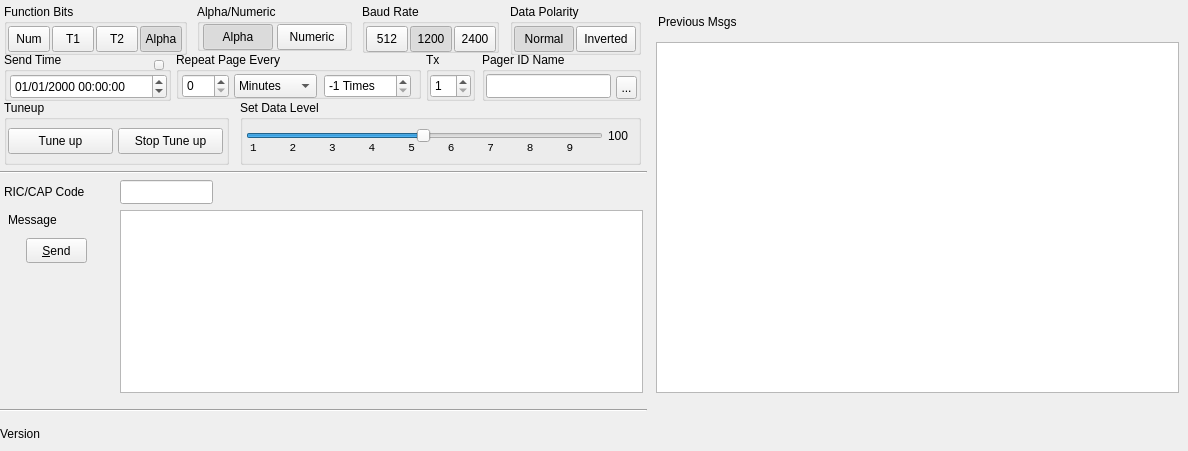
      <widget class="QWidget" name="tabPageEnter">
       <attribute name="title">
        <string>Page Entry</string>
       </attribute>
       <widget class="QTextEdit" name="teMessage">
        <property name="geometry">
         <rect>
          <x>120</x>
          <y>210</y>
          <width>523</width>
          <height>183</height>
         </rect>
        </property>
        <property name="tabChangesFocus">
         <bool>true</bool>
        </property>
        <property name="html">
         <string>&lt;!DOCTYPE HTML PUBLIC &quot;-//W3C//DTD HTML 4.0//EN&quot; &quot;http://www.w3.org/TR/REC-html40/strict.dtd&quot;&gt;
&lt;html&gt;&lt;head&gt;&lt;meta name=&quot;qrichtext&quot; content=&quot;1&quot; /&gt;&lt;meta charset=&quot;utf-8&quot; /&gt;&lt;style type=&quot;text/css&quot;&gt;
p, li { white-space: pre-wrap; }
hr { height: 1px; border-width: 0; }
li.unchecked::marker { content: &quot;\2610&quot;; }
li.checked::marker { content: &quot;\2612&quot;; }
&lt;/style&gt;&lt;/head&gt;&lt;body style=&quot; font-family:'Noto Sans'; font-size:10pt; font-weight:400; font-style:normal;&quot;&gt;
&lt;p style=&quot;-qt-paragraph-type:empty; margin-top:0px; margin-bottom:0px; margin-left:0px; margin-right:0px; -qt-block-indent:0; text-indent:0px; font-family:'Sans Serif'; font-size:9pt;&quot;&gt;&lt;br /&gt;&lt;/p&gt;&lt;/body&gt;&lt;/html&gt;</string>
        </property>
       </widget>
       <widget class="QLabel" name="label">
        <property name="geometry">
         <rect>
          <x>4</x>
          <y>184</y>
          <width>93</width>
          <height>16</height>
         </rect>
        </property>
        <property name="text">
         <string>RIC/CAP Code</string>
        </property>
       </widget>
       <widget class="QLabel" name="label_4">
        <property name="geometry">
         <rect>
          <x>8</x>
          <y>212</y>
          <width>69</width>
          <height>16</height>
         </rect>
        </property>
        <property name="text">
         <string>Message</string>
        </property>
       </widget>
       <widget class="QLineEdit" name="leRic">
        <property name="geometry">
         <rect>
          <x>120</x>
          <y>180</y>
          <width>93</width>
          <height>24</height>
         </rect>
        </property>
        <property name="maxLength">
         <number>7</number>
        </property>
       </widget>
       <widget class="QPushButton" name="pbSend">
        <property name="geometry">
         <rect>
          <x>26</x>
          <y>238</y>
          <width>61</width>
          <height>25</height>
         </rect>
        </property>
        <property name="text">
         <string>&amp;Send</string>
        </property>
       </widget>
       <widget class="QListWidget" name="lwPrevPages">
        <property name="geometry">
         <rect>
          <x>656</x>
          <y>42</y>
          <width>523</width>
          <height>351</height>
         </rect>
        </property>
       </widget>
       <widget class="QGroupBox" name="gbFunctionBits">
        <property name="geometry">
         <rect>
          <x>4</x>
          <y>4</y>
          <width>183</width>
          <height>51</height>
         </rect>
        </property>
        <property name="title">
         <string>Function Bits</string>
        </property>
        <property name="checkable">
         <bool>false</bool>
        </property>
        <widget class="QToolButton" name="tbFuncNumeric">
         <property name="geometry">
          <rect>
           <x>4</x>
           <y>22</y>
           <width>42</width>
           <height>26</height>
          </rect>
         </property>
         <property name="font">
          <font>
           <pointsize>9</pointsize>
          </font>
         </property>
         <property name="text">
          <string>Num</string>
         </property>
         <property name="iconSize">
          <size>
           <width>23</width>
           <height>23</height>
          </size>
         </property>
         <property name="checkable">
          <bool>true</bool>
         </property>
         <property name="checked">
          <bool>false</bool>
         </property>
         <property name="autoExclusive">
          <bool>true</bool>
         </property>
        </widget>
        <widget class="QToolButton" name="tbFuncTone1">
         <property name="geometry">
          <rect>
           <x>48</x>
           <y>22</y>
           <width>42</width>
           <height>26</height>
          </rect>
         </property>
         <property name="font">
          <font>
           <pointsize>9</pointsize>
          </font>
         </property>
         <property name="text">
          <string>T1</string>
         </property>
         <property name="checkable">
          <bool>true</bool>
         </property>
         <property name="checked">
          <bool>false</bool>
         </property>
         <property name="autoExclusive">
          <bool>true</bool>
         </property>
        </widget>
        <widget class="QToolButton" name="tbFuncTone2">
         <property name="geometry">
          <rect>
           <x>92</x>
           <y>22</y>
           <width>42</width>
           <height>26</height>
          </rect>
         </property>
         <property name="font">
          <font>
           <pointsize>9</pointsize>
          </font>
         </property>
         <property name="text">
          <string>T2</string>
         </property>
         <property name="checkable">
          <bool>true</bool>
         </property>
         <property name="checked">
          <bool>false</bool>
         </property>
         <property name="autoExclusive">
          <bool>true</bool>
         </property>
        </widget>
        <widget class="QToolButton" name="tbFuncAlpha">
         <property name="geometry">
          <rect>
           <x>136</x>
           <y>22</y>
           <width>42</width>
           <height>26</height>
          </rect>
         </property>
         <property name="font">
          <font>
           <pointsize>9</pointsize>
          </font>
         </property>
         <property name="text">
          <string>Alpha</string>
         </property>
         <property name="checkable">
          <bool>true</bool>
         </property>
         <property name="checked">
          <bool>true</bool>
         </property>
         <property name="autoExclusive">
          <bool>true</bool>
         </property>
        </widget>
       </widget>
       <widget class="QGroupBox" name="gbBaudRate">
        <property name="geometry">
         <rect>
          <x>362</x>
          <y>4</y>
          <width>137</width>
          <height>49</height>
         </rect>
        </property>
        <property name="title">
         <string>Baud Rate</string>
        </property>
        <widget class="QToolButton" name="tb512">
         <property name="geometry">
          <rect>
           <x>4</x>
           <y>22</y>
           <width>42</width>
           <height>26</height>
          </rect>
         </property>
         <property name="text">
          <string>512</string>
         </property>
         <property name="checkable">
          <bool>true</bool>
         </property>
         <property name="autoExclusive">
          <bool>true</bool>
         </property>
        </widget>
        <widget class="QToolButton" name="tb2400">
         <property name="geometry">
          <rect>
           <x>92</x>
           <y>22</y>
           <width>42</width>
           <height>26</height>
          </rect>
         </property>
         <property name="text">
          <string>2400</string>
         </property>
         <property name="checkable">
          <bool>true</bool>
         </property>
         <property name="autoExclusive">
          <bool>true</bool>
         </property>
        </widget>
        <widget class="QToolButton" name="tb1200">
         <property name="geometry">
          <rect>
           <x>48</x>
           <y>22</y>
           <width>42</width>
           <height>26</height>
          </rect>
         </property>
         <property name="text">
          <string>1200</string>
         </property>
         <property name="checkable">
          <bool>true</bool>
         </property>
         <property name="checked">
          <bool>true</bool>
         </property>
         <property name="autoExclusive">
          <bool>true</bool>
         </property>
        </widget>
       </widget>
       <widget class="QGroupBox" name="gbAlphaNumeric">
        <property name="geometry">
         <rect>
          <x>197</x>
          <y>4</y>
          <width>155</width>
          <height>47</height>
         </rect>
        </property>
        <property name="title">
         <string>Alpha/Numeric</string>
        </property>
        <widget class="QToolButton" name="tbAlpha">
         <property name="geometry">
          <rect>
           <x>6</x>
           <y>20</y>
           <width>70</width>
           <height>26</height>
          </rect>
         </property>
         <property name="text">
          <string>Alpha</string>
         </property>
         <property name="checkable">
          <bool>true</bool>
         </property>
         <property name="checked">
          <bool>true</bool>
         </property>
         <property name="autoExclusive">
          <bool>true</bool>
         </property>
        </widget>
        <widget class="QToolButton" name="tbNumeric">
         <property name="geometry">
          <rect>
           <x>80</x>
           <y>20</y>
           <width>70</width>
           <height>26</height>
          </rect>
         </property>
         <property name="text">
          <string>Numeric</string>
         </property>
         <property name="checkable">
          <bool>true</bool>
         </property>
         <property name="autoExclusive">
          <bool>true</bool>
         </property>
        </widget>
       </widget>
       <widget class="QGroupBox" name="gbDataState">
        <property name="geometry">
         <rect>
          <x>510</x>
          <y>4</y>
          <width>131</width>
          <height>51</height>
         </rect>
        </property>
        <property name="title">
         <string>Data Polarity</string>
        </property>
        <widget class="QToolButton" name="tbNormal">
         <property name="geometry">
          <rect>
           <x>4</x>
           <y>22</y>
           <width>60</width>
           <height>26</height>
          </rect>
         </property>
         <property name="text">
          <string>Normal</string>
         </property>
         <property name="checkable">
          <bool>true</bool>
         </property>
         <property name="checked">
          <bool>true</bool>
         </property>
         <property name="autoExclusive">
          <bool>true</bool>
         </property>
        </widget>
        <widget class="QToolButton" name="tbInverted">
         <property name="geometry">
          <rect>
           <x>66</x>
           <y>22</y>
           <width>60</width>
           <height>26</height>
          </rect>
         </property>
         <property name="text">
          <string>Inverted</string>
         </property>
         <property name="checkable">
          <bool>true</bool>
         </property>
         <property name="autoExclusive">
          <bool>true</bool>
         </property>
        </widget>
       </widget>
       <widget class="QGroupBox" name="gbTuneup">
        <property name="geometry">
         <rect>
          <x>4</x>
          <y>100</y>
          <width>225</width>
          <height>65</height>
         </rect>
        </property>
        <property name="title">
         <string>Tuneup</string>
        </property>
        <widget class="QToolButton" name="tbTune">
         <property name="geometry">
          <rect>
           <x>4</x>
           <y>28</y>
           <width>105</width>
           <height>26</height>
          </rect>
         </property>
         <property name="text">
          <string>Tune up</string>
         </property>
        </widget>
        <widget class="QToolButton" name="tbTuneStop">
         <property name="geometry">
          <rect>
           <x>114</x>
           <y>28</y>
           <width>105</width>
           <height>26</height>
          </rect>
         </property>
         <property name="text">
          <string>Stop Tune up</string>
         </property>
        </widget>
       </widget>
       <widget class="QGroupBox" name="gbLevel">
        <property name="geometry">
         <rect>
          <x>240</x>
          <y>100</y>
          <width>401</width>
          <height>65</height>
         </rect>
        </property>
        <property name="title">
         <string>Set Data Level</string>
        </property>
        <widget class="QSlider" name="pocsagLevel">
         <property name="geometry">
          <rect>
           <x>6</x>
           <y>26</y>
           <width>357</width>
           <height>20</height>
          </rect>
         </property>
         <property name="minimum">
          <number>1</number>
         </property>
         <property name="maximum">
          <number>128</number>
         </property>
         <property name="value">
          <number>64</number>
         </property>
         <property name="orientation">
          <enum>Qt::Horizontal</enum>
         </property>
         <property name="invertedAppearance">
          <bool>false</bool>
         </property>
         <property name="invertedControls">
          <bool>true</bool>
         </property>
         <property name="tickPosition">
          <enum>QSlider::NoTicks</enum>
         </property>
         <property name="tickInterval">
          <number>16</number>
         </property>
        </widget>
        <widget class="QLabel" name="label_3">
         <property name="geometry">
          <rect>
           <x>10</x>
           <y>40</y>
           <width>349</width>
           <height>16</height>
          </rect>
         </property>
         <property name="font">
          <font>
           <family>Monospace</family>
           <pointsize>8</pointsize>
           <bold>false</bold>
          </font>
         </property>
         <property name="text">
          <string>1     2     3     4     5     6     7     8     9</string>
         </property>
        </widget>
        <widget class="QLabel" name="levelLabel">
         <property name="geometry">
          <rect>
           <x>368</x>
           <y>28</y>
           <width>29</width>
           <height>16</height>
          </rect>
         </property>
         <property name="text">
          <string>100</string>
         </property>
        </widget>
       </widget>
       <widget class="QLabel" name="label_9">
        <property name="geometry">
         <rect>
          <x>658</x>
          <y>14</y>
          <width>101</width>
          <height>16</height>
         </rect>
        </property>
        <property name="text">
         <string>Previous Msgs</string>
        </property>
       </widget>
       <widget class="Line" name="line">
        <property name="geometry">
         <rect>
          <x>0</x>
          <y>402</y>
          <width>647</width>
          <height>16</height>
         </rect>
        </property>
        <property name="orientation">
         <enum>Qt::Horizontal</enum>
        </property>
       </widget>
       <widget class="Line" name="line_2">
        <property name="geometry">
         <rect>
          <x>0</x>
          <y>164</y>
          <width>647</width>
          <height>16</height>
         </rect>
        </property>
        <property name="orientation">
         <enum>Qt::Horizontal</enum>
        </property>
       </widget>
       <widget class="QLabel" name="verLabel">
        <property name="geometry">
         <rect>
          <x>0</x>
          <y>426</y>
          <width>119</width>
          <height>16</height>
         </rect>
        </property>
        <property name="text">
         <string>Version</string>
        </property>
       </widget>
       <widget class="QGroupBox" name="groupBox">
        <property name="geometry">
         <rect>
          <x>176</x>
          <y>52</y>
          <width>245</width>
          <height>47</height>
         </rect>
        </property>
        <property name="title">
         <string>Repeat Page Every</string>
        </property>
        <widget class="QSpinBox" name="sbPeriodQty">
         <property name="geometry">
          <rect>
           <x>6</x>
           <y>22</y>
           <width>47</width>
           <height>24</height>
          </rect>
         </property>
         <property name="maximum">
          <number>60</number>
         </property>
        </widget>
        <widget class="QComboBox" name="cbPeriod">
         <property name="geometry">
          <rect>
           <x>58</x>
           <y>22</y>
           <width>83</width>
           <height>24</height>
          </rect>
         </property>
         <item>
          <property name="text">
           <string>Minutes</string>
          </property>
         </item>
         <item>
          <property name="text">
           <string>Hours</string>
          </property>
         </item>
         <item>
          <property name="text">
           <string>Days</string>
          </property>
         </item>
         <item>
          <property name="text">
           <string>Weeks</string>
          </property>
         </item>
         <item>
          <property name="text">
           <string>Months</string>
          </property>
         </item>
         <item>
          <property name="text">
           <string>Years</string>
          </property>
         </item>
        </widget>
        <widget class="QSpinBox" name="sbHowMany">
         <property name="geometry">
          <rect>
           <x>148</x>
           <y>22</y>
           <width>87</width>
           <height>24</height>
          </rect>
         </property>
         <property name="suffix">
          <string> Times</string>
         </property>
         <property name="minimum">
          <number>-1</number>
         </property>
         <property name="value">
          <number>-1</number>
         </property>
        </widget>
       </widget>
       <widget class="QGroupBox" name="groupBox_2">
        <property name="geometry">
         <rect>
          <x>4</x>
          <y>52</y>
          <width>167</width>
          <height>49</height>
         </rect>
        </property>
        <property name="title">
         <string>Send Time</string>
        </property>
        <widget class="QDateTimeEdit" name="dtSendTime">
         <property name="geometry">
          <rect>
           <x>6</x>
           <y>22</y>
           <width>157</width>
           <height>25</height>
          </rect>
         </property>
         <property name="wrapping">
          <bool>true</bool>
         </property>
         <property name="accelerated">
          <bool>true</bool>
         </property>
         <property name="displayFormat">
          <string>dd/MM/yyyy HH:mm:ss</string>
         </property>
         <property name="calendarPopup">
          <bool>false</bool>
         </property>
        </widget>
        <widget class="QToolButton" name="tbResetTime">
         <property name="geometry">
          <rect>
           <x>150</x>
           <y>8</y>
           <width>10</width>
           <height>10</height>
          </rect>
         </property>
         <property name="text">
          <string/>
         </property>
        </widget>
       </widget>
       <widget class="QGroupBox" name="groupBox_3">
        <property name="geometry">
         <rect>
          <x>426</x>
          <y>52</y>
          <width>49</width>
          <height>49</height>
         </rect>
        </property>
        <property name="title">
         <string>Tx</string>
        </property>
        <widget class="QSpinBox" name="sbTx">
         <property name="geometry">
          <rect>
           <x>4</x>
           <y>22</y>
           <width>41</width>
           <height>24</height>
          </rect>
         </property>
         <property name="minimum">
          <number>1</number>
         </property>
         <property name="maximum">
          <number>8</number>
         </property>
        </widget>
       </widget>
       <widget class="QGroupBox" name="groupBox_4">
        <property name="geometry">
         <rect>
          <x>482</x>
          <y>52</y>
          <width>159</width>
          <height>49</height>
         </rect>
        </property>
        <property name="title">
         <string>Pager ID Name</string>
        </property>
        <widget class="QLineEdit" name="lePagerName">
         <property name="geometry">
          <rect>
           <x>4</x>
           <y>22</y>
           <width>125</width>
           <height>24</height>
          </rect>
         </property>
        </widget>
        <widget class="QToolButton" name="tbGetPagerID">
         <property name="geometry">
          <rect>
           <x>134</x>
           <y>24</y>
           <width>21</width>
           <height>23</height>
          </rect>
         </property>
         <property name="text">
          <string>...</string>
         </property>
        </widget>
       </widget>
      </widget>
